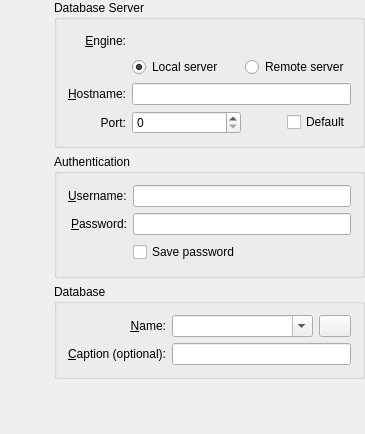
<?xml version="1.0" encoding="UTF-8"?>
<ui version="4.0">
 <class>KexiDBConnectionWidget</class>
 <widget class="QWidget" name="KexiDBConnectionWidget">
  <property name="geometry">
   <rect>
    <x>0</x>
    <y>0</y>
    <width>365</width>
    <height>434</height>
   </rect>
  </property>
  <layout class="QGridLayout" name="gridLayout1">
   <property name="leftMargin">
    <number>0</number>
   </property>
   <property name="topMargin">
    <number>0</number>
   </property>
   <property name="rightMargin">
    <number>0</number>
   </property>
   <property name="bottomMargin">
    <number>0</number>
   </property>
   <item row="0" column="0" rowspan="4">
    <layout class="QVBoxLayout">
     <item>
      <widget class="QLabel" name="iconLabel">
       <property name="sizePolicy">
        <sizepolicy hsizetype="Fixed" vsizetype="Fixed">
         <horstretch>0</horstretch>
         <verstretch>0</verstretch>
        </sizepolicy>
       </property>
       <property name="minimumSize">
        <size>
         <width>48</width>
         <height>48</height>
        </size>
       </property>
       <property name="wordWrap">
        <bool>false</bool>
       </property>
      </widget>
     </item>
     <item>
      <spacer>
       <property name="orientation">
        <enum>Qt::Vertical</enum>
       </property>
       <property name="sizeType">
        <enum>QSizePolicy::Expanding</enum>
       </property>
       <property name="sizeHint" stdset="0">
        <size>
         <width>20</width>
         <height>331</height>
        </size>
       </property>
      </spacer>
     </item>
    </layout>
   </item>
   <item row="5" column="1">
    <spacer>
     <property name="orientation">
      <enum>Qt::Vertical</enum>
     </property>
     <property name="sizeType">
      <enum>QSizePolicy::Expanding</enum>
     </property>
     <property name="sizeHint" stdset="0">
      <size>
       <width>20</width>
       <height>4</height>
      </size>
     </property>
    </spacer>
   </item>
   <item row="2" column="1">
    <widget class="QGroupBox" name="authenticationGBox">
     <property name="sizePolicy">
      <sizepolicy hsizetype="Preferred" vsizetype="Maximum">
       <horstretch>0</horstretch>
       <verstretch>0</verstretch>
      </sizepolicy>
     </property>
     <property name="title">
      <string>Authentication</string>
     </property>
     <layout class="QGridLayout" name="gridLayout2">
      <item row="0" column="0">
       <widget class="QLabel" name="userLbl">
        <property name="text">
         <string>&amp;Username:</string>
        </property>
        <property name="wordWrap">
         <bool>false</bool>
        </property>
        <property name="buddy">
         <cstring>userEdit</cstring>
        </property>
       </widget>
      </item>
      <item row="1" column="1">
       <widget class="KLineEdit" name="passwordEdit">
        <property name="echoMode">
         <enum>QLineEdit::Password</enum>
        </property>
       </widget>
      </item>
      <item row="1" column="0">
       <widget class="QLabel" name="passwordLbl">
        <property name="text">
         <string>&amp;Password:</string>
        </property>
        <property name="alignment">
         <set>Qt::AlignRight|Qt::AlignTrailing|Qt::AlignVCenter</set>
        </property>
        <property name="wordWrap">
         <bool>false</bool>
        </property>
        <property name="buddy">
         <cstring>passwordEdit</cstring>
        </property>
       </widget>
      </item>
      <item row="0" column="1">
       <widget class="KLineEdit" name="userEdit"/>
      </item>
      <item row="4" column="1">
       <layout class="QHBoxLayout" name="horizontalLayoutSavePassword">
        <item>
         <widget class="QCheckBox" name="chkSavePassword">
          <property name="whatsThis">
           <string>&lt;html&gt;&lt;head/&gt;&lt;body&gt;&lt;p&gt;Saves password in a &lt;span style=&quot; font-style:italic;&quot;&gt;.kexic&lt;/span&gt; or &lt;span style=&quot; font-style:italic;&quot;&gt;.kexis&lt;/span&gt; connection shortcut file using a simple encryption similar to ROT-47. It does not guarantee security, but simply makes it difficult for anyone to read, so generally it is not safe to make such files publicly accessible.&lt;/p&gt;&lt;/body&gt;&lt;/html&gt;</string>
          </property>
          <property name="text">
           <string>Save password</string>
          </property>
         </widget>
        </item>
        <item>
         <widget class="QToolButton" name="btnSavePasswordHelp">
          <property name="text">
           <string notr="true"/>
          </property>
          <property name="autoRaise">
           <bool>true</bool>
          </property>
         </widget>
        </item>
       </layout>
      </item>
     </layout>
    </widget>
   </item>
   <item row="3" column="1">
    <widget class="QGroupBox" name="dbGroupBox">
     <property name="sizePolicy">
      <sizepolicy hsizetype="Preferred" vsizetype="Maximum">
       <horstretch>0</horstretch>
       <verstretch>0</verstretch>
      </sizepolicy>
     </property>
     <property name="title">
      <string>Database</string>
     </property>
     <layout class="QGridLayout" name="gridLayout3">
      <item row="0" column="0">
       <widget class="QLabel" name="nameLabel">
        <property name="text">
         <string>&amp;Name:</string>
        </property>
        <property name="alignment">
         <set>Qt::AlignRight|Qt::AlignTrailing|Qt::AlignVCenter</set>
        </property>
        <property name="wordWrap">
         <bool>false</bool>
        </property>
        <property name="buddy">
         <cstring>nameCombo</cstring>
        </property>
       </widget>
      </item>
      <item row="1" column="1" colspan="2">
       <widget class="KLineEdit" name="titleEdit"/>
      </item>
      <item row="1" column="0">
       <widget class="QLabel" name="titleLabel">
        <property name="text">
         <string>&amp;Caption (optional):</string>
        </property>
        <property name="alignment">
         <set>Qt::AlignRight|Qt::AlignTrailing|Qt::AlignVCenter</set>
        </property>
        <property name="wordWrap">
         <bool>false</bool>
        </property>
        <property name="buddy">
         <cstring>titleEdit</cstring>
        </property>
       </widget>
      </item>
      <item row="0" column="2">
       <widget class="QPushButton" name="btnLoadDBList">
        <property name="sizePolicy">
         <sizepolicy hsizetype="Fixed" vsizetype="Maximum">
          <horstretch>0</horstretch>
          <verstretch>0</verstretch>
         </sizepolicy>
        </property>
        <property name="maximumSize">
         <size>
          <width>32</width>
          <height>32767</height>
         </size>
        </property>
        <property name="text">
         <string/>
        </property>
       </widget>
      </item>
      <item row="0" column="1">
       <widget class="KComboBox" name="nameCombo">
        <property name="sizePolicy">
         <sizepolicy hsizetype="Minimum" vsizetype="Fixed">
          <horstretch>1</horstretch>
          <verstretch>0</verstretch>
         </sizepolicy>
        </property>
        <property name="editable">
         <bool>true</bool>
        </property>
        <property name="insertPolicy">
         <enum>QComboBox::InsertAtBottom</enum>
        </property>
        <property name="autoCompletion">
         <bool>false</bool>
        </property>
        <property name="trapReturnKey" stdset="0">
         <bool>false</bool>
        </property>
       </widget>
      </item>
     </layout>
    </widget>
   </item>
   <item row="4" column="0" colspan="2">
    <layout class="QHBoxLayout">
     <item>
      <spacer>
       <property name="orientation">
        <enum>Qt::Horizontal</enum>
       </property>
       <property name="sizeType">
        <enum>QSizePolicy::Expanding</enum>
       </property>
       <property name="sizeHint" stdset="0">
        <size>
         <width>80</width>
         <height>20</height>
        </size>
       </property>
      </spacer>
     </item>
     <item>
      <widget class="QFrame" name="frmBottom">
       <property name="frameShape">
        <enum>QFrame::NoFrame</enum>
       </property>
       <property name="frameShadow">
        <enum>QFrame::Plain</enum>
       </property>
      </widget>
     </item>
    </layout>
   </item>
   <item row="0" column="1" rowspan="2">
    <widget class="QGroupBox" name="locationBGrp">
     <property name="sizePolicy">
      <sizepolicy hsizetype="Preferred" vsizetype="MinimumExpanding">
       <horstretch>0</horstretch>
       <verstretch>0</verstretch>
      </sizepolicy>
     </property>
     <property name="title">
      <string>Database Server</string>
     </property>
     <layout class="QGridLayout" name="gridLayout4">
      <item row="0" column="0">
       <widget class="QLabel" name="lblEngine">
        <property name="focusPolicy">
         <enum>Qt::TabFocus</enum>
        </property>
        <property name="text">
         <string>&amp;Engine:</string>
        </property>
        <property name="alignment">
         <set>Qt::AlignRight|Qt::AlignTrailing|Qt::AlignVCenter</set>
        </property>
        <property name="wordWrap">
         <bool>false</bool>
        </property>
        <property name="buddy">
         <cstring>frmEngine</cstring>
        </property>
       </widget>
      </item>
      <item row="0" column="1">
       <widget class="QFrame" name="frmEngine">
        <property name="sizePolicy">
         <sizepolicy hsizetype="Preferred" vsizetype="Preferred">
          <horstretch>1</horstretch>
          <verstretch>0</verstretch>
         </sizepolicy>
        </property>
        <property name="focusPolicy">
         <enum>Qt::StrongFocus</enum>
        </property>
        <property name="frameShape">
         <enum>QFrame::NoFrame</enum>
        </property>
        <property name="frameShadow">
         <enum>QFrame::Plain</enum>
        </property>
       </widget>
      </item>
      <item row="1" column="1">
       <layout class="QHBoxLayout" name="horizontalLayout_2">
        <item>
         <widget class="QRadioButton" name="localhostRBtn">
          <property name="text">
           <string>Local server</string>
          </property>
          <property name="shortcut">
           <string/>
          </property>
          <property name="checked">
           <bool>true</bool>
          </property>
         </widget>
        </item>
        <item>
         <widget class="QRadioButton" name="remotehostRBtn">
          <property name="text">
           <string>Remote server</string>
          </property>
         </widget>
        </item>
       </layout>
      </item>
      <item row="2" column="0">
       <widget class="QLabel" name="hostLbl">
        <property name="text">
         <string>&amp;Hostname:</string>
        </property>
        <property name="alignment">
         <set>Qt::AlignRight|Qt::AlignTrailing|Qt::AlignVCenter</set>
        </property>
        <property name="wordWrap">
         <bool>false</bool>
        </property>
        <property name="buddy">
         <cstring>hostEdit</cstring>
        </property>
       </widget>
      </item>
      <item row="2" column="1">
       <widget class="KLineEdit" name="hostEdit">
        <property name="sizePolicy">
         <sizepolicy hsizetype="Minimum" vsizetype="Fixed">
          <horstretch>0</horstretch>
          <verstretch>0</verstretch>
         </sizepolicy>
        </property>
       </widget>
      </item>
      <item row="3" column="0">
       <widget class="QLabel" name="portLbl">
        <property name="text">
         <string>Port:</string>
        </property>
        <property name="alignment">
         <set>Qt::AlignRight|Qt::AlignTrailing|Qt::AlignVCenter</set>
        </property>
        <property name="wordWrap">
         <bool>false</bool>
        </property>
       </widget>
      </item>
      <item row="3" column="1">
       <layout class="QHBoxLayout" name="horizontalLayout">
        <item>
         <widget class="QSpinBox" name="customPortEdit">
          <property name="sizePolicy">
           <sizepolicy hsizetype="Minimum" vsizetype="Fixed">
            <horstretch>1</horstretch>
            <verstretch>0</verstretch>
           </sizepolicy>
          </property>
          <property name="maximum">
           <number>65535</number>
          </property>
         </widget>
        </item>
        <item>
         <spacer name="horizontalSpacer">
          <property name="orientation">
           <enum>Qt::Horizontal</enum>
          </property>
          <property name="sizeHint" stdset="0">
           <size>
            <width>40</width>
            <height>20</height>
           </size>
          </property>
         </spacer>
        </item>
        <item>
         <widget class="QCheckBox" name="chkPortDefault">
          <property name="text">
           <string comment="port: default">Default</string>
          </property>
         </widget>
        </item>
       </layout>
      </item>
     </layout>
    </widget>
   </item>
  </layout>
 </widget>
 <layoutdefault spacing="6" margin="11"/>
 <customwidgets>
  <customwidget>
   <class>KComboBox</class>
   <extends>QComboBox</extends>
   <header location="global">KComboBox</header>
  </customwidget>
  <customwidget>
   <class>KLineEdit</class>
   <extends>QLineEdit</extends>
   <header location="global">KLineEdit</header>
  </customwidget>
 </customwidgets>
 <tabstops>
  <tabstop>lblEngine</tabstop>
  <tabstop>frmEngine</tabstop>
  <tabstop>localhostRBtn</tabstop>
  <tabstop>remotehostRBtn</tabstop>
  <tabstop>hostEdit</tabstop>
  <tabstop>customPortEdit</tabstop>
  <tabstop>chkPortDefault</tabstop>
  <tabstop>userEdit</tabstop>
  <tabstop>passwordEdit</tabstop>
  <tabstop>chkSavePassword</tabstop>
  <tabstop>btnSavePasswordHelp</tabstop>
  <tabstop>nameCombo</tabstop>
  <tabstop>btnLoadDBList</tabstop>
  <tabstop>titleEdit</tabstop>
 </tabstops>
 <resources/>
 <connections/>
</ui>
